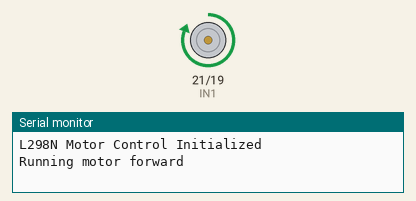
Bench run of a sketch on a simulated Arduino Mega 2560, built with avr-gcc and run on an emulated ATmega2560. Parts: motor-driver pin pairs drawn as motors (green arrow = first pin HIGH = forward, orange = second pin HIGH = backward, longer = more drive, scaled by the enable pin), the last lines printed to the serial monitor.

Above: at 2.5 s.
At 7.5 s:
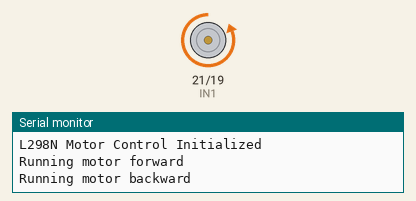
Timing chart, 0 to 13.0 s (numbered marks = the images above):
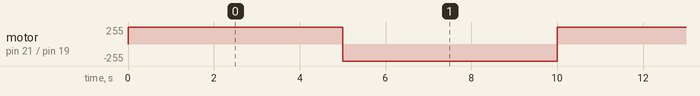

Measured:
- by itself, motor on pin 21 (IN1) / pin 19 (IN2): alternates forward 255/255 for 5.0 s and backward 255/255 for 5.0 s

The sketch:

motor.ino
```cpp
#define ENA 22   // PWM-capable pin to enable motor
#define IN1 21   // Direction control pin 1
#define IN2 19   // Direction control pin 2

void setup() {
    pinMode(ENA, OUTPUT);
    pinMode(IN1, OUTPUT);
    pinMode(IN2, OUTPUT);

    // Start with the motor off
    digitalWrite(ENA, LOW);
    digitalWrite(IN1, LOW);
    digitalWrite(IN2, LOW);

    Serial.begin(115200);
    Serial.println("L298N Motor Control Initialized");
}

void loop() {
    Serial.println("Running motor forward");
    moveMotor(true);  // Run motor forward
    delay(5000);      // Run for 3 seconds

    Serial.println("Running motor backward");
    moveMotor(false); // Run motor backward
    delay(5000);      // Run for 3 seconds
}

// Function to move motor
void moveMotor(bool forward) {
    digitalWrite(ENA, HIGH); // Enable motor
    if (forward) {
        digitalWrite(IN1, HIGH);
        digitalWrite(IN2, LOW);
    } else {
        digitalWrite(IN1, LOW);
        digitalWrite(IN2, HIGH);
    }
}
```
